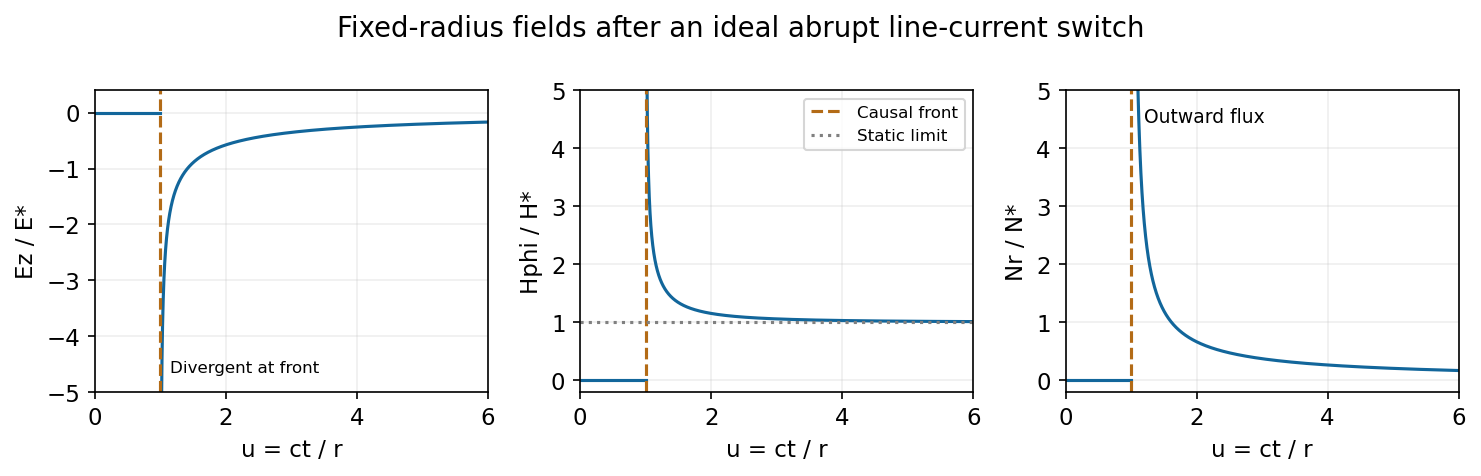

This chart was generated by the following Python code:
#!/usr/bin/env python3
"""Original educational diagram. Tested with Python 3.14, NumPy 2.3, Matplotlib 3.10.
Run from the corresponding mirrored _media directory; writes a PNG basename to cwd.
"""
from pathlib import Path
import numpy as np
import matplotlib
matplotlib.use('Agg')
import matplotlib.pyplot as plt
plt.rcParams.update({'font.size':11,'figure.facecolor':'white','axes.facecolor':'white'})

u=np.r_[np.linspace(0,.999,200),np.geomspace(.002,5,1500)+1];valid=u>1;E=np.zeros_like(u);H=E.copy();N=E.copy();E[valid]=-1/np.sqrt(u[valid]**2-1);H[valid]=u[valid]/np.sqrt(u[valid]**2-1);N[valid]=u[valid]/(u[valid]**2-1)
fig,axs=plt.subplots(1,3,figsize=(10,3.2))
for ax,y,label,lim in zip(axs,[E,H,N],['Ez / E*','Hphi / H*','Nr / N*'],[(-5,.4),(-.2,5),(-.2,5)]):
 ax.plot(u[~valid],y[~valid],color='#12669b');ax.plot(u[valid],y[valid],color='#12669b');ax.axvline(1,color='#b36b16',ls='--',label='Causal front');ax.set(xlim=(0,6),ylim=lim,xlabel='u = ct / r',ylabel=label);ax.grid(alpha=.2)
axs[1].axhline(1,color='.5',ls=':',label='Static limit');axs[1].legend(fontsize=8);axs[0].text(1.15,-4.65,'Divergent at front',fontsize=8);axs[2].text(1.2,4.45,'Outward flux',fontsize=9)
fig.suptitle('Fixed-radius fields after an ideal abrupt line-current switch');fig.tight_layout()

fig.savefig(Path(__file__).with_suffix('.png').name,dpi=150,facecolor='white',bbox_inches='tight')
